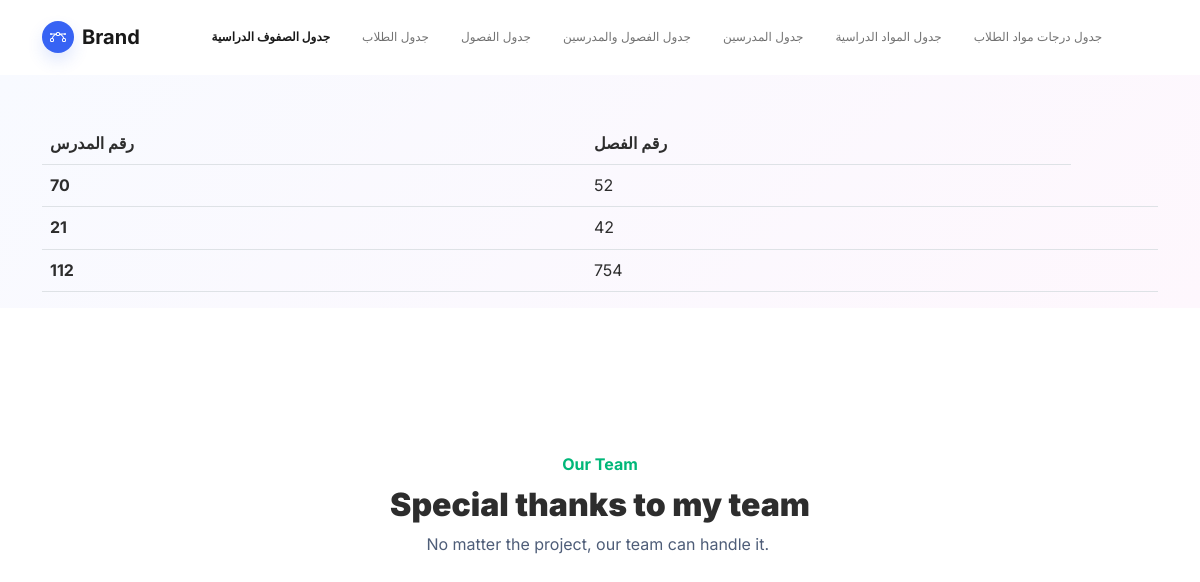
The app's page /index3.php with its own data.
### tables this page shows
CREATE TABLE `faslmodares` (
  `id` int(11) NOT NULL,
  `rqm` varchar(100) NOT NULL,
  `fasl` varchar(100) NOT NULL
);

### index3.php (the view, shortened to what this page needs)
<!DOCTYPE html>
<html lang="en">
<head>
    <link rel="stylesheet" href="assets/bootstrap/css/bootstrap.min.css">
</head>
<body style="/*background: url(&quot;design.jpg&quot;);*/background-position: 0 -60px;">
    <nav class="navbar navbar-light navbar-expand-md sticky-top navbar-shrink py-3" id="mainNav">
        <div class="container"><a class="navbar-brand d-flex align-items-center" href="/"><span class="bs-icon-sm bs-icon-circle bs-icon-primary shadow d-flex justify-content-center align-items-center me-2 bs-icon">
                    </span><span>Brand</span></a>
            <div class="collapse navbar-collapse" style="font-size:12px"; id="navcol-1">
                <ul class="navbar-nav mx-auto">
                    <li class="nav-item"><a class="nav-link active" href="index.php">جدول الصفوف الدراسية</a></li>
                    <li class="nav-item"><a class="nav-link" href="index1.php">جدول الطلاب</a></li>
                    <li class="nav-item"><a class="nav-link" href="index2.php">جدول الفصول</a></li>
                    <li class="nav-item"><a class="nav-link" href="index3.php">جدول الفصول والمدرسين</a></li>
                    <li class="nav-item"><a class="nav-link" href="index4.php">جدول المدرسين</a></li>
                    <li class="nav-item"><a class="nav-link" href="index5.php">جدول المواد الدراسية</a></li>
                    <li class="nav-item"><a class="nav-link" href="index6.php">جدول درجات مواد الطلاب</a></li>
            </div>
        </div>
    </nav>
    <header class="bg-primary-gradient">
        <div class="container pt-4 pt-xl-5">
            <div class="table-responsive">
                <table class="table">
                    <thead>
                        <tr>
      <th>رقم المدرس</th>
      <th>رقم الفصل</th>
                        </tr>
                    </thead>
                    <tbody>
                        <tbody>
							 <?php
    include "admin/connection.php";
    $sql= "select * from faslmodares";
    $result = $conn->query($sql);
    while($row=$result->fetch_assoc()){
    echo "
    <tr>
      <th>$row[rqm]</th>
      <td>$row[fasl]</td>
      <td>
      </td>
    </tr>
    ";
    }
    ?>
                        </tbody>
                    </tbody>
                </table>
            </div>
        </div>
    </header>
    <section class="py-5 mt-5">
        <div class="container py-5">
            <div class="row mb-5">
                <div class="col-md-8 col-xl-6 text-center mx-auto">
                    <p class="fw-bold text-success mb-2">Our Team</p>
                    <h2 class="fw-bold"><strong>Special thanks to my team</strong></h2>
                    <p class="text-muted w-lg-50">No matter the project, our team can handle it.&nbsp;</p>
                </div>
                        </div>
                    </div>
    </section>
</body>
</html>

### records on screen
faslmodares: rqm "70", fasl "52"
faslmodares: rqm "21", fasl "42"
faslmodares: rqm "112", fasl "754"
